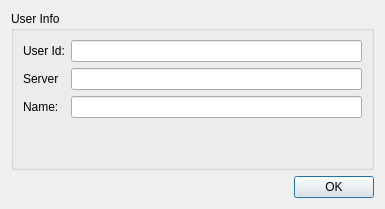
<?xml version="1.0" encoding="UTF-8"?>
<ui version="4.0">
 <class>UserInfoWindow</class>
 <widget class="QWidget" name="UserInfoWindow">
  <property name="geometry">
   <rect>
    <x>0</x>
    <y>0</y>
    <width>385</width>
    <height>206</height>
   </rect>
  </property>
  <property name="windowTitle">
   <string>User Info</string>
  </property>
  <layout class="QGridLayout" name="gridLayout">
   <item row="1" column="0">
    <widget class="QDialogButtonBox" name="buttonBox">
     <property name="standardButtons">
      <set>QDialogButtonBox::Ok</set>
     </property>
    </widget>
   </item>
   <item row="0" column="0">
    <widget class="QGroupBox" name="groupBox">
     <property name="title">
      <string>User Info</string>
     </property>
     <layout class="QGridLayout" name="gridLayout_2">
      <item row="0" column="2">
       <widget class="QLineEdit" name="userIdEdit">
        <property name="readOnly">
         <bool>true</bool>
        </property>
       </widget>
      </item>
      <item row="0" column="0">
       <widget class="QLabel" name="label">
        <property name="text">
         <string>User Id:</string>
        </property>
       </widget>
      </item>
      <item row="2" column="0">
       <widget class="QLabel" name="label_2">
        <property name="text">
         <string>Name:</string>
        </property>
       </widget>
      </item>
      <item row="2" column="2">
       <widget class="QLineEdit" name="nameEdit">
        <property name="readOnly">
         <bool>true</bool>
        </property>
       </widget>
      </item>
      <item row="3" column="2">
       <widget class="QLabel" name="pendingSubscriptionLabel">
        <property name="text">
         <string/>
        </property>
       </widget>
      </item>
      <item row="4" column="2">
       <widget class="QLabel" name="errorLabel">
        <property name="text">
         <string/>
        </property>
       </widget>
      </item>
      <item row="1" column="2">
       <widget class="QLineEdit" name="serverEdit">
        <property name="readOnly">
         <bool>true</bool>
        </property>
       </widget>
      </item>
      <item row="1" column="0">
       <widget class="QLabel" name="label_5">
        <property name="text">
         <string>Server</string>
        </property>
       </widget>
      </item>
     </layout>
    </widget>
   </item>
  </layout>
 </widget>
 <resources/>
 <connections/>
</ui>
